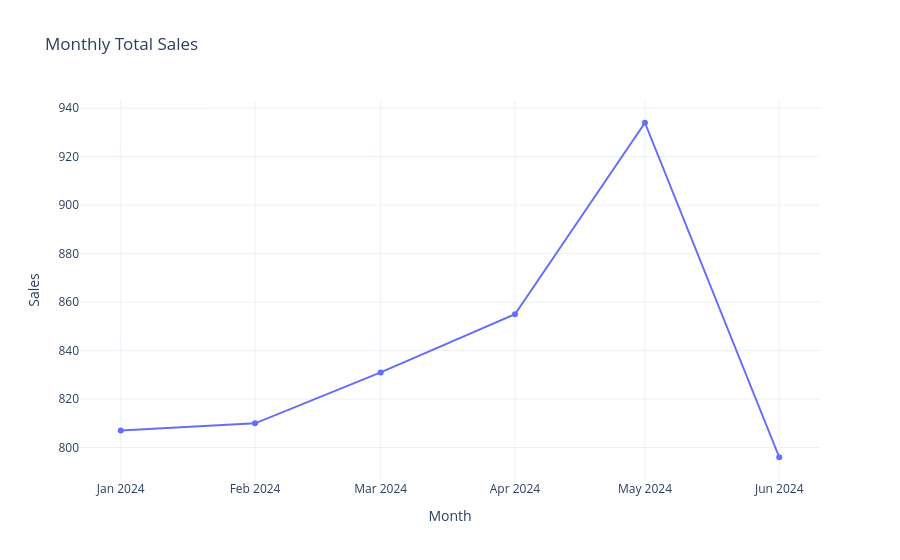

Notebook cell for this chart:
### Code cell
fig = px.line(
    monthly_sales,
    x="month",
    y="sales",
    markers=True,
    title="Monthly Total Sales"
)

fig.update_layout(
    xaxis_title="Month",
    yaxis_title="Sales"
)

### Figure 1 — Plotly figure (JSON) as saved in the notebook; plotly's stock layout.template omitted (floating-point values rounded to 4 significant figures)
{"data": [{"hovertemplate": "month=%{x}<br>sales=%{y}<extra></extra>", "legendgroup": "", "line": {"color": "#636efa", "dash": "solid"}, "marker": {"symbol": "circle"}, "mode": "lines+markers", "name": "", "orientation": "v", "showlegend": false, "type": "scatter", "x": ["2024-01-01T00:00:00.000000", "2024-02-01T00:00:00.000000", "2024-03-01T00:00:00.000000", "2024-04-01T00:00:00.000000", "2024-05-01T00:00:00.000000", "2024-06-01T00:00:00.000000"], "xaxis": "x", "y": [807, 810, 831, 855, 934, 796], "yaxis": "y"}], "layout": {"legend": {"tracegroupgap": 0}, "title": {"text": "Monthly Total Sales"}, "xaxis": {"anchor": "y", "domain": [0, 1], "title": {"text": "Month"}}, "yaxis": {"anchor": "x", "domain": [0, 1], "title": {"text": "Sales"}}}}
